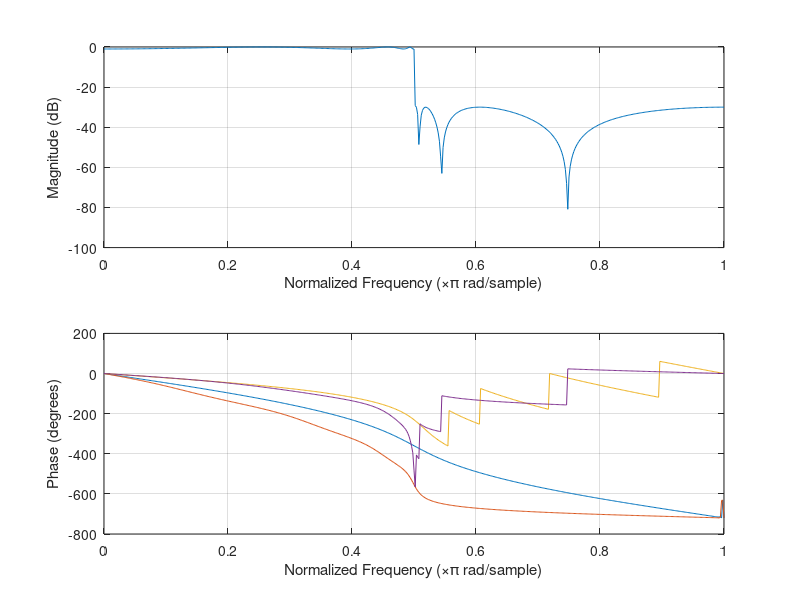

MATLAB code to generate this figure: (Note: this script raises an error after producing the figure.)
clear; clc;
N=8; %orden del filtro
Wc=4e3; %frecuencia de corte
T=16e3; %periodo de muestro
F=1/T; %frecuencia de muestreo
%% butterworth
[b,a]=butter(N,0.5);
freqz(b,a);hold on;
%% cheby1
[b,a]=cheby1(N,1,0.5);
freqz(b,a);
%% cheby2
[b,a] = cheby2(N,30,0.55);
freqz(b,a);
%% Elliptic
[b,a] = ellip(N,1,30,0.5);
freqz(b,a);

lines = findall(gcf,'type','line');
lines(1).Color = 'red';
lines(2).Color = 'green';
lines(3).Color = 'blue';
lines(4).Color = 'black';
lines(5).Color = 'red';
lines(6).Color = 'blue';
lines(7).Color = 'green';
lines(8).Color = 'black';




% 
% figure
% subplot(2,1,1)
% xlabel('Normalized frequency (\times\pi rad/samples )')
% ylabel('Magnitude (dB)')
% hold on
% for k = 1:1
%     plot(w{k},20*log10(abs(h{k})))
% end
% hold off
% legend('Butterworth','Chebyshev 1','Chebyshev 2','Eliptic')
% grid
% subplot(2,1,2)
% xlabel('Normalized frequency (\times\pi rad/samples )')
% ylabel('Phase (degrees)')
% % legend('Butterworth','Chebyshev 1','Chebyshev 2','Eliptic')
% hold on
% for k = 1:1
%     plot(w{k},unwrap(angle(h{k})))
% end
% hold off
% legend('Butterworth','Chebyshev 1','Chebyshev 2','Eliptic')
% grid
% 



